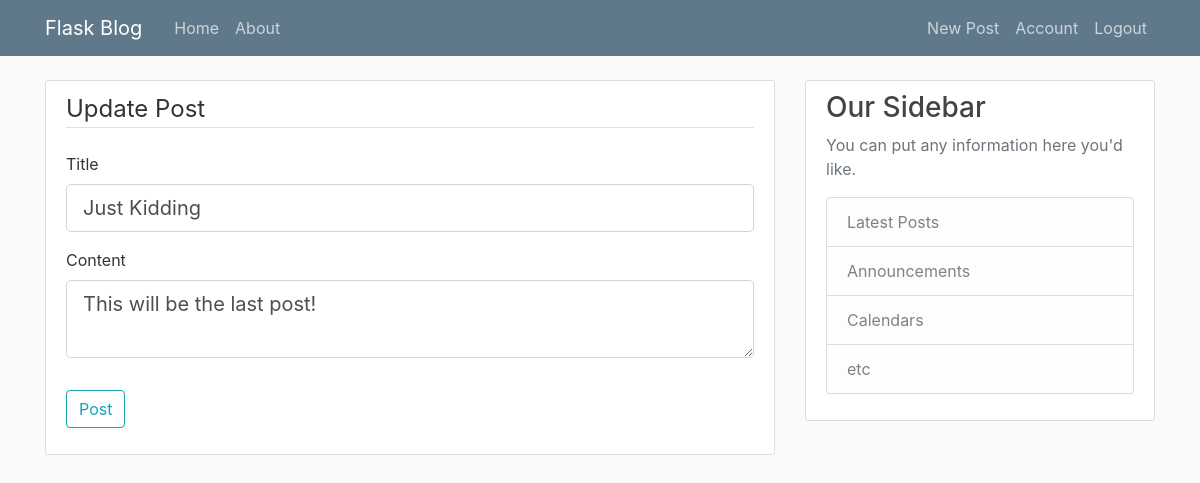
Before: /post/13/update (signed in) with the older database file.
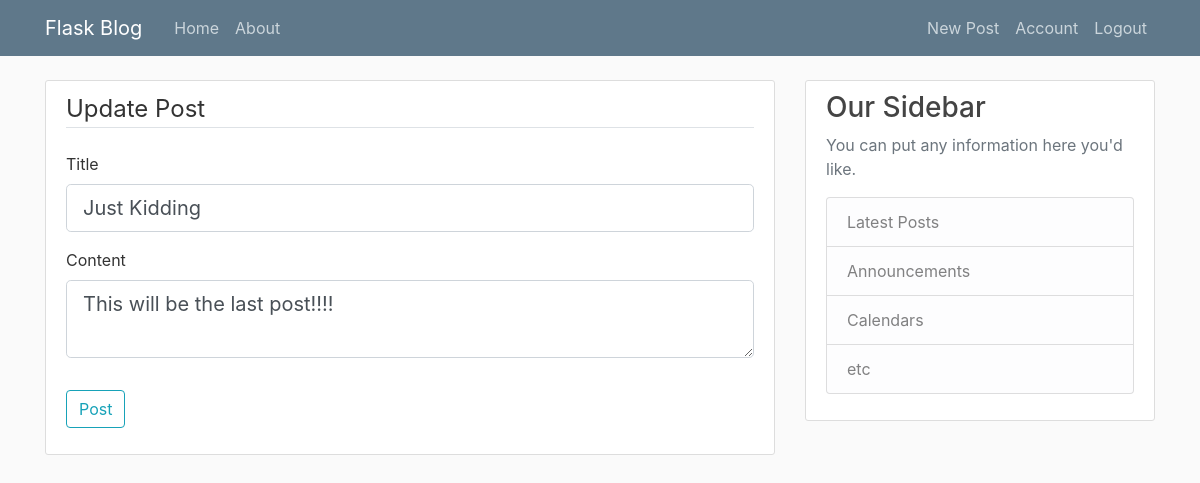
After: the same page with the newer database file.
### flaskblog/models.py (models this page shows, shortened)
class Post(db.Model):
    id = db.Column(db.Integer, primary_key=True)
    title = db.Column(db.String(100), nullable=False)
    date_posted = db.Column(db.DateTime, nullable=False, default=datetime.utcnow)
    content = db.Column(db.Text, nullable=False)
    user_id = db.Column(db.Integer, db.ForeignKey('user.id'), nullable=False)

### flaskblog/posts/routes.py (the view)
@posts.route("/post/<int:post_id>/update", methods=['GET', 'POST'])
@login_required
def update_post(post_id):
    post = Post.query.get_or_404(post_id)
    if post.author != current_user:
        abort(403)
    form = PostForm()
    if form.validate_on_submit():
        post.title = form.title.data
        post.content = form.content.data
        db.session.commit()
        flash("Your post has been updated!", "success")
        return redirect(url_for('posts.post', post_id=post.id))
    elif request.method == 'GET':
        form.title.data = post.title
        form.content.data = post.content
    return render_template("create_post.html", title="Update Post", form=form, legend="Update Post")

### flaskblog/posts/forms.py
class PostForm(FlaskForm):
    title = StringField('Title', validators=[DataRequired()])
    content = TextAreaField('Content', validators=[DataRequired()])
    submit = SubmitField('Post')

### flaskblog/models.py (called while the page is built)
@login_manager.user_loader
def load_user(user_id):
    return User.query.get(int(user_id))

### flaskblog/templates/create_post.html (shortened to what this page needs)
{% extends "layout.html" %}
{% block content %}
    <div class="content-section">
        <form method="POST" action="">
            <fieldset class="form-group">
                <legend class="border-bottom mb-4">{{ legend }}</legend>
                <div class="form-group">
                    {{ form.title.label(class="form-control-label") }}
                    {% if form.title.errors %}
                        {{ form.title(class="form-control form-control-lg is-invalid") }}
                        <div class="invalid-feedback">
                            {% for error in form.title.errors %}
                                <span>{{ error }}</span>
                            {% endfor %}
                        </div>
                    {% else %}
                        {{ form.title(class="form-control form-control-lg") }}
                    {% endif %}
                </div>
                <div class="form-group">
                    {{ form.content.label(class="form-control-label") }}
                    {% if form.content.errors %}
                        {{ form.content(class="form-control form-control-lg is-invalid") }}
                        <div class="invalid-feedback">
                            {% for error in form.content.errors %}
                                <span>{{ error }}</span>
                            {% endfor %}
                        </div>
                    {% else %}
                        {{ form.content(class="form-control form-control-lg") }}
                    {% endif %}
                </div>
            </fieldset>
            <div class="form-group">
                {{ form.submit(class="btn btn-outline-info") }}
            </div>
        </form>
    </div>
{% endblock content %}

Changed rows visible on the page:
changed Post "Just Kidding": content "This will be the last post!" → "This will be the last post!!!!"
